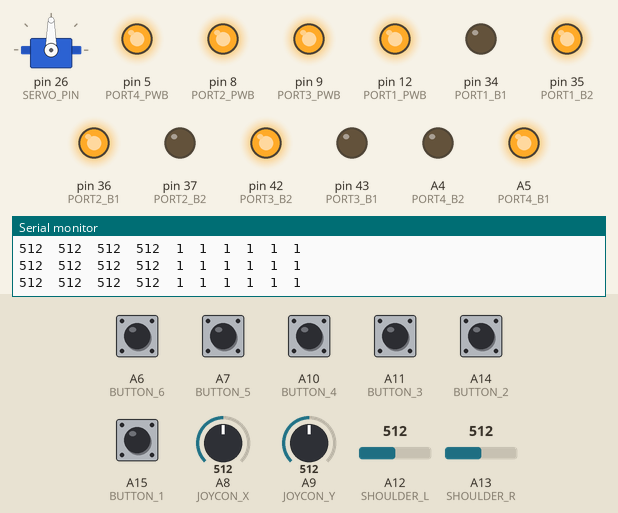
A sketch run on a simulated Arduino Mega 2560, built with avr-gcc and run on an emulated ATmega2560. Parts: servo, output pins drawn as LEDs (lit = HIGH), the last lines printed to the serial monitor. Inputs (shaded band) come from the test bench; at power-on: A6 (BUTTON_6), A7 (BUTTON_5), A10 (BUTTON_4), A11 (BUTTON_3), A14 (BUTTON_2), A15 (BUTTON_1) HIGH, A8 (JOYCON_X) = 512, A9 (JOYCON_Y) = 512, A12 (SHOULDER_L) = 512, A13 (SHOULDER_R) = 512.

Above: at 1.2 s.
1.3 s: A11 (BUTTON_3) pulled LOW for 0.15 s
3.4 s: A8 (JOYCON_X) set to 716
At 4.6 s:
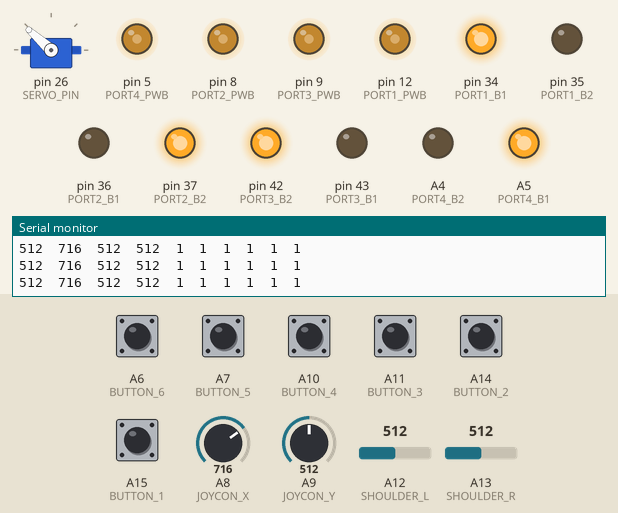
4.9 s: A9 (JOYCON_Y) set to 109
At 6.1 s:
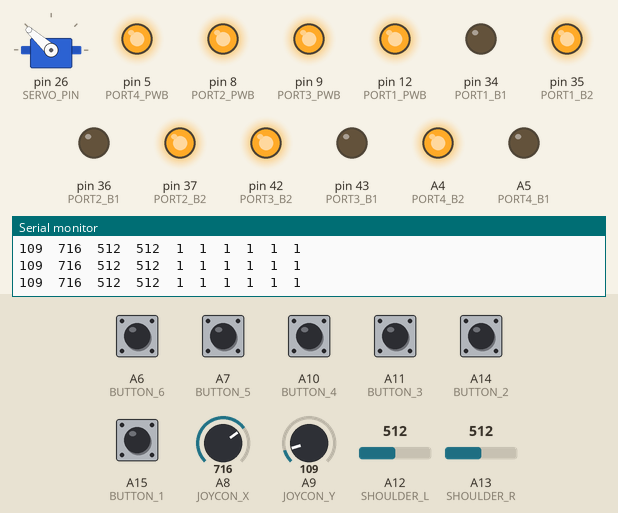
6.4 s: A9 (JOYCON_Y) set to 90
At 7.5 s:
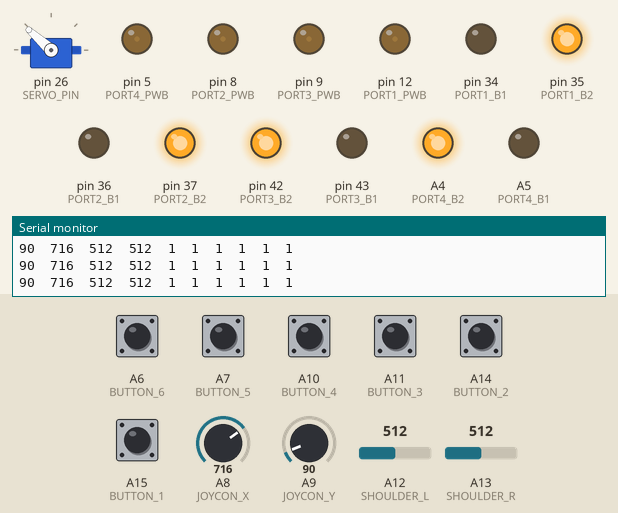
7.9 s: A14 (BUTTON_2) pulled LOW for 0.15 s
At 8.7 s:
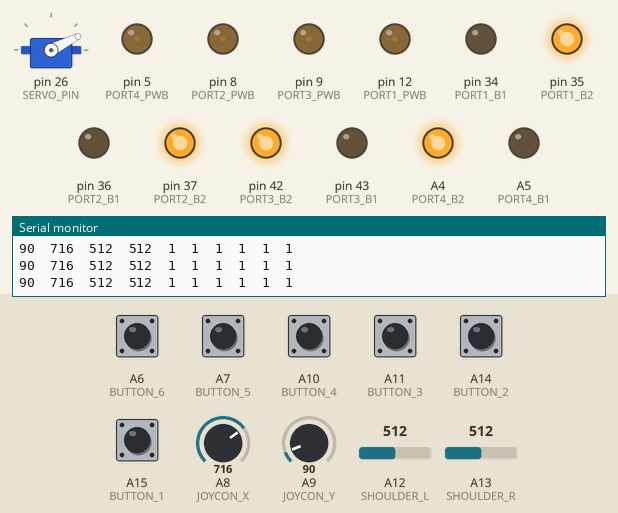
9.5 s: A15 (BUTTON_1) pulled LOW for 0.15 s
At 11.1 s:
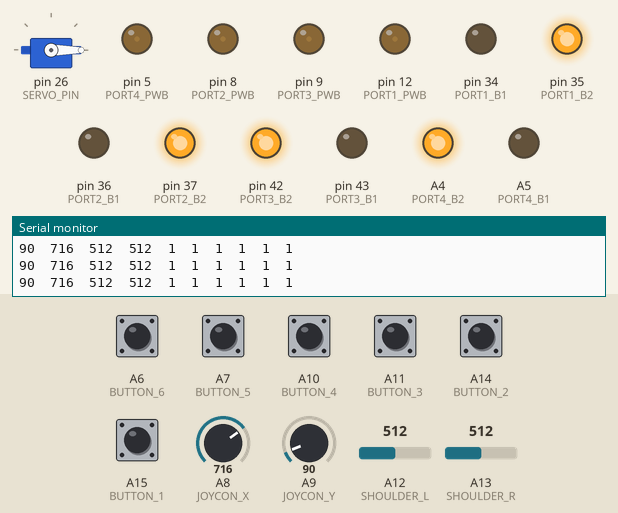
Timing chart, 0 to 12.1 s (numbered marks = the images above; inputs shaded):
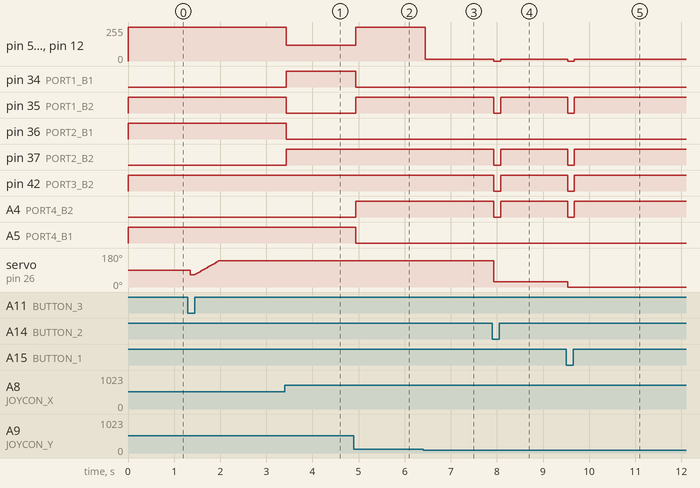

Measured:
- the behaviour switches between 100 and 99 on A9 (JOYCON_Y) (found by bisection; images 2 and 3)
- after the input at 3.4 s, pin 5 (PORT4_PWB), pin 8 (PORT2_PWB), pin 9 (PORT3_PWB), pin 12 (PORT1_PWB): 255/255 → 120/255 at once; pin 34 (PORT1_B1), pin 37 (PORT2_B2): LOW → HIGH at once; pin 35 (PORT1_B2), pin 36 (PORT2_B1): HIGH → LOW at once
- after the input at 4.9 s, pin 5 (PORT4_PWB), pin 8 (PORT2_PWB), pin 9 (PORT3_PWB), pin 12 (PORT1_PWB): 120/255 → 255/255 at once; pin 34 (PORT1_B1), A5 (PORT4_B1): HIGH → LOW at once; pin 35 (PORT1_B2), A4 (PORT4_B2): LOW → HIGH at once
- after the input at 6.4 s, pin 5 (PORT4_PWB), pin 8 (PORT2_PWB), pin 9 (PORT3_PWB), pin 12 (PORT1_PWB): 255/255 → 13/255 after 0.05 s
- after the input at 7.9 s, pin 5 (PORT4_PWB), pin 8 (PORT2_PWB), pin 9 (PORT3_PWB), pin 12 (PORT1_PWB): 13/255 → 0/255 at once, → 13/255 0.15 s later; pin 35 (PORT1_B2), pin 37 (PORT2_B2), pin 42 (PORT3_B2), A4 (PORT4_B2): HIGH → LOW at once, → HIGH 0.15 s later; servo on pin 26 (SERVO_PIN): 138° → 27° at once
- after the input at 9.5 s, pin 5 (PORT4_PWB), pin 8 (PORT2_PWB), pin 9 (PORT3_PWB), pin 12 (PORT1_PWB): 13/255 → 0/255 at once, → 13/255 0.15 s later; pin 35 (PORT1_B2), pin 37 (PORT2_B2), pin 42 (PORT3_B2), A4 (PORT4_B2): HIGH → LOW at once, → HIGH 0.15 s later; servo on pin 26 (SERVO_PIN): 27° → 0° at once

The sketch:

controler_demo.ino
```cpp
#include <Arduino.h>
#include <Wire.h>
#include <SoftwareSerial.h>
#include <MeMegaPi.h>
//#include <Servo.h>

#define PORT1_PWB 12
#define PORT1_B1 34
#define PORT1_B2 35
#define PORT2_PWB 8
#define PORT2_B1 36
#define PORT2_B2 37
#define PORT3_PWB 9
#define PORT3_B1 43
#define PORT3_B2 42
#define PORT4_PWB 5
#define PORT4_B1 A5
#define PORT4_B2 A4

#define SERVO_PIN 26

#define JOYCON_Y A9
#define JOYCON_X A8
#define SHOULDER_L A12
#define SHOULDER_R A13

#define BUTTON_1 A15
#define BUTTON_2 A14
#define BUTTON_3 A11
#define BUTTON_4 A10
#define BUTTON_5 A7
#define BUTTON_6 A6

#define JOYCON_Y_MAX 917
#define JOYCON_Y_MID 504
#define JOYCON_Y_MIN 110
#define JOYCON_X_MAX 904
#define JOYCON_X_MID 497
#define JOYCON_X_MIN 116
#define JOYCON_DEADZONE 50

#define SHOULDER_L_MAX 1019
#define SHOULDER_L_MIN 3
#define SHOULDER_R_MAX 1019
#define SHOULDER_R_MIN 3
#define SHOULDER_DEADZONE 20

#define MAX_SPEED 255

int joyconY;
int joyconX;
int shoulderL;
int shoulderR;
int button1;
int button2;
int button3;
int button4;
int button5;
int button6;

Servo myservo;
int input, r;

void setup() {
  myservo.attach(SERVO_PIN);

  pinMode(JOYCON_Y, INPUT);
  pinMode(JOYCON_X, INPUT);
  pinMode(SHOULDER_L, INPUT);
  pinMode(SHOULDER_R, INPUT);
  pinMode(BUTTON_1, INPUT_PULLUP);
  pinMode(BUTTON_2, INPUT_PULLUP);
  pinMode(BUTTON_3, INPUT_PULLUP);
  pinMode(BUTTON_4, INPUT_PULLUP);
  pinMode(BUTTON_5, INPUT_PULLUP);
  pinMode(BUTTON_6, INPUT_PULLUP);

  pinMode(PORT1_PWB, OUTPUT);
  pinMode(PORT1_B1, OUTPUT);
  pinMode(PORT1_B2, OUTPUT);

  pinMode(PORT2_PWB, OUTPUT);
  pinMode(PORT2_B1, OUTPUT);
  pinMode(PORT2_B2, OUTPUT);

  pinMode(PORT3_PWB, OUTPUT);
  pinMode(PORT3_B1, OUTPUT);
  pinMode(PORT3_B2, OUTPUT);

  pinMode(PORT4_PWB, OUTPUT);
  pinMode(PORT4_B1, OUTPUT);
  pinMode(PORT4_B2, OUTPUT);

  Serial.begin(9600);

}

void readController() {
  joyconY = analogRead(JOYCON_Y);
  joyconX = analogRead(JOYCON_X);
  shoulderL = analogRead(SHOULDER_L);
  shoulderR = analogRead(SHOULDER_R);
  button1 = digitalRead(BUTTON_1);
  button2 = digitalRead(BUTTON_2);
  button3 = digitalRead(BUTTON_3);
  button4 = digitalRead(BUTTON_4);
  button5 = digitalRead(BUTTON_5);
  button6 = digitalRead(BUTTON_6);


  Serial.print(joyconY);
  Serial.print("\t");
  Serial.print(joyconX);
  Serial.print("\t");

  Serial.print(shoulderL);
  Serial.print("\t");
  Serial.print(shoulderR);
  Serial.print("\t");

  Serial.print(button1);
  Serial.print("\t");
  Serial.print(button2);
  Serial.print("\t");
  Serial.print(button3);
  Serial.print("\t");
  Serial.print(button4);
  Serial.print("\t");
  Serial.print(button5);
  Serial.print("\t");
  Serial.println(button6);

}

void move() {

  if (joyconY > JOYCON_Y_MID + JOYCON_DEADZONE ) {
    up(map(joyconY, JOYCON_Y_MID + JOYCON_DEADZONE, JOYCON_Y_MAX, 0, MAX_SPEED));
    return;
  }
  if (joyconY < JOYCON_Y_MID - JOYCON_DEADZONE) {
    down(map(joyconY, JOYCON_Y_MID - JOYCON_DEADZONE, JOYCON_Y_MIN, 0, MAX_SPEED));
    return;
  }
  if (joyconX > JOYCON_X_MID + JOYCON_DEADZONE) {
    left(map(joyconX, JOYCON_X_MID + JOYCON_DEADZONE, JOYCON_X_MAX, 0, MAX_SPEED));
    return;
  }
  if (joyconX < JOYCON_X_MID - JOYCON_DEADZONE) {
    right(map(joyconX, JOYCON_X_MID - JOYCON_DEADZONE, JOYCON_X_MIN, 0, MAX_SPEED));
    return;
  }
  if (shoulderL < SHOULDER_L_MAX - SHOULDER_DEADZONE || shoulderR < SHOULDER_R_MAX - SHOULDER_DEADZONE) {
    if (shoulderL > shoulderR)
    {
      t_left(map(shoulderR - shoulderL, SHOULDER_R_MAX - SHOULDER_L_MIN, 0, 0, MAX_SPEED));
    } else {
      t_right(map(shoulderL - shoulderR, SHOULDER_L_MAX - SHOULDER_R_MIN, 0, 0, MAX_SPEED));
    }
    return;
  }
  t_stop();
  return;

}

uint8_t tryButtons() {

  uint8_t buttonPressed = 0;

  if (button1 == LOW) {
    myservo.write(0);
    buttonPressed = 1;
  }
  if (button2 == LOW) {
    myservo.write(27);
    buttonPressed = 1;
  }
  if (button3 == LOW) {
    drop_ball();
    buttonPressed = 1;
  }
  if (button4 == LOW) {
    buttonPressed = 1;
  }
  if (button5 == LOW) {
    //do something
    buttonPressed = 1;
  }
  if (button6 == LOW) {
    //do something
    buttonPressed = 1;
  }
  return buttonPressed;
}

void loop() {

  readController();
  if (tryButtons() == 0)
  {
    move();
  } else {
    t_stop();
  }
}

void up(uint8_t speed) {
  digitalWrite(PORT1_B1, HIGH);
  digitalWrite(PORT1_B2, LOW);
  analogWrite(PORT1_PWB, speed);

  digitalWrite(PORT2_B1, HIGH);
  digitalWrite(PORT2_B2, LOW);
  analogWrite(PORT2_PWB, speed);

  digitalWrite(PORT3_B1, HIGH);
  digitalWrite(PORT3_B2, LOW);
  analogWrite(PORT3_PWB, speed);

  digitalWrite(PORT4_B1, HIGH);
  digitalWrite(PORT4_B2, LOW);
  analogWrite(PORT4_PWB, speed);
}

void down(uint8_t speed) {
  digitalWrite(PORT1_B1, LOW);
  digitalWrite(PORT1_B2, HIGH);
  analogWrite(PORT1_PWB, speed);

  digitalWrite(PORT2_B1, LOW);
  digitalWrite(PORT2_B2, HIGH);
  analogWrite(PORT2_PWB, speed);

  digitalWrite(PORT3_B1, LOW);
  digitalWrite(PORT3_B2, HIGH);
  analogWrite(PORT3_PWB, speed);

  digitalWrite(PORT4_B1, LOW);
  digitalWrite(PORT4_B2, HIGH);
  analogWrite(PORT4_PWB, speed);
}

void left(uint8_t speed) {
  digitalWrite(PORT1_B1, HIGH);
  digitalWrite(PORT1_B2, LOW);
  analogWrite(PORT1_PWB, speed);

  digitalWrite(PORT2_B1, LOW);
  digitalWrite(PORT2_B2, HIGH);
  analogWrite(PORT2_PWB, speed);

  digitalWrite(PORT3_B1, LOW);
  digitalWrite(PORT3_B2, HIGH);
  analogWrite(PORT3_PWB, speed);

  digitalWrite(PORT4_B1, HIGH);
  digitalWrite(PORT4_B2, LOW);
  analogWrite(PORT4_PWB, speed);
}

void right(uint8_t speed) {
  digitalWrite(PORT1_B1, LOW);
  digitalWrite(PORT1_B2, HIGH);
  analogWrite(PORT1_PWB, speed);

  digitalWrite(PORT2_B1, HIGH);
  digitalWrite(PORT2_B2, LOW);
  analogWrite(PORT2_PWB, speed);

  digitalWrite(PORT3_B1, HIGH);
  digitalWrite(PORT3_B2, LOW);
  analogWrite(PORT3_PWB, speed);

  digitalWrite(PORT4_B1, LOW);
  digitalWrite(PORT4_B2, HIGH);
  analogWrite(PORT4_PWB, speed);
}

void t_left(uint8_t speed) {
  digitalWrite(PORT1_B1, HIGH);
  digitalWrite(PORT1_B2, LOW);
  analogWrite(PORT1_PWB, speed);

  digitalWrite(PORT2_B1, LOW);
  digitalWrite(PORT2_B2, HIGH);
  analogWrite(PORT2_PWB, speed);

  digitalWrite(PORT3_B1, HIGH);
  digitalWrite(PORT3_B2, LOW);
  analogWrite(PORT3_PWB, speed);

  digitalWrite(PORT4_B1, LOW);
  digitalWrite(PORT4_B2, HIGH);
  analogWrite(PORT4_PWB, speed);

}
void t_right(uint8_t speed) {
  digitalWrite(PORT1_B1, LOW);
  digitalWrite(PORT1_B2, HIGH);
  analogWrite(PORT1_PWB, speed);

  digitalWrite(PORT2_B1, HIGH);
  digitalWrite(PORT2_B2, LOW);
  analogWrite(PORT2_PWB, speed);

  digitalWrite(PORT3_B1, LOW);
  digitalWrite(PORT3_B2, HIGH);
  analogWrite(PORT3_PWB, speed);

  digitalWrite(PORT4_B1, HIGH);
  digitalWrite(PORT4_B2, LOW);
  analogWrite(PORT4_PWB, speed);
}
void t_stop() {
  digitalWrite(PORT1_B1, LOW);
  digitalWrite(PORT1_B2, LOW);
  analogWrite(PORT1_PWB, 0 );

  digitalWrite(PORT2_B1, LOW);
  digitalWrite(PORT2_B2, LOW);
  analogWrite(PORT2_PWB, 0);

  digitalWrite(PORT3_B1, LOW);
  digitalWrite(PORT3_B2, LOW);
  analogWrite(PORT3_PWB, 0);

  digitalWrite(PORT4_B1, LOW);
  digitalWrite(PORT4_B2, LOW);
  analogWrite(PORT4_PWB, 0);
}
void drop_ball() {
  int r = 66;
  myservo.write(r);
  delay(94);
  for (int i = r; i <= 138 ; i++) {
    myservo.write(i);
    delay(7);
  }
}
```
